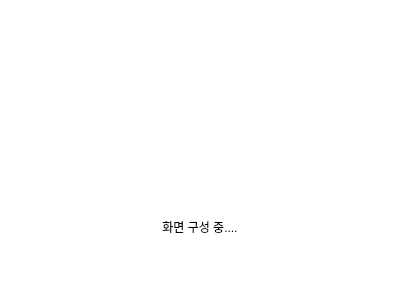
<?xml version="1.0" encoding="UTF-8"?>
<ui version="4.0">
 <class>Form_Loader</class>
 <widget class="QWidget" name="Form_Loader">
  <property name="windowModality">
   <enum>Qt::NonModal</enum>
  </property>
  <property name="geometry">
   <rect>
    <x>0</x>
    <y>0</y>
    <width>400</width>
    <height>300</height>
   </rect>
  </property>
  <property name="sizePolicy">
   <sizepolicy hsizetype="Fixed" vsizetype="Fixed">
    <horstretch>0</horstretch>
    <verstretch>0</verstretch>
   </sizepolicy>
  </property>
  <property name="windowTitle">
   <string>Form</string>
  </property>
  <property name="styleSheet">
   <string notr="true">#widget_back{
	background-color : #ffffff;
}</string>
  </property>
  <layout class="QVBoxLayout" name="verticalLayout">
   <property name="leftMargin">
    <number>0</number>
   </property>
   <property name="topMargin">
    <number>0</number>
   </property>
   <property name="rightMargin">
    <number>0</number>
   </property>
   <property name="bottomMargin">
    <number>0</number>
   </property>
   <item>
    <widget class="QWidget" name="widget_back" native="true">
     <layout class="QVBoxLayout" name="verticalLayout_2">
      <property name="leftMargin">
       <number>0</number>
      </property>
      <property name="topMargin">
       <number>0</number>
      </property>
      <property name="rightMargin">
       <number>0</number>
      </property>
      <property name="bottomMargin">
       <number>0</number>
      </property>
      <item>
       <widget class="QLabel" name="label">
        <property name="text">
         <string/>
        </property>
        <property name="pixmap">
         <pixmap resource="../src/my_qrc.qrc">:/image/pill_loader.gif</pixmap>
        </property>
        <property name="scaledContents">
         <bool>true</bool>
        </property>
       </widget>
      </item>
      <item>
       <widget class="QLabel" name="label_2">
        <property name="minimumSize">
         <size>
          <width>0</width>
          <height>30</height>
         </size>
        </property>
        <property name="text">
         <string>화면 구성 중....</string>
        </property>
        <property name="alignment">
         <set>Qt::AlignCenter</set>
        </property>
       </widget>
      </item>
     </layout>
    </widget>
   </item>
  </layout>
 </widget>
 <resources>
  <include location="../src/my_qrc.qrc"/>
 </resources>
 <connections/>
</ui>
